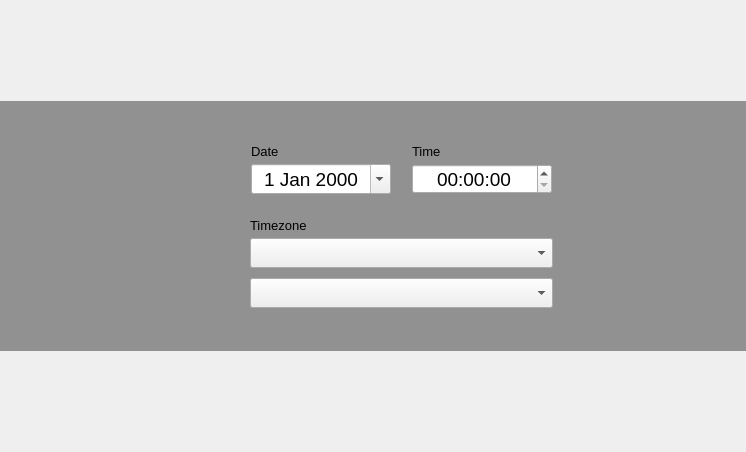
<?xml version="1.0" encoding="UTF-8"?>
<ui version="4.0">
 <class>DateTimeWidget</class>
 <widget class="QWidget" name="DateTimeWidget">
  <property name="geometry">
   <rect>
    <x>0</x>
    <y>0</y>
    <width>746</width>
    <height>452</height>
   </rect>
  </property>
  <property name="sizePolicy">
   <sizepolicy hsizetype="Preferred" vsizetype="Fixed">
    <horstretch>0</horstretch>
    <verstretch>0</verstretch>
   </sizepolicy>
  </property>
  <property name="minimumSize">
   <size>
    <width>596</width>
    <height>0</height>
   </size>
  </property>
  <property name="windowTitle">
   <string/>
  </property>
  <property name="styleSheet">
   <string notr="true"/>
  </property>
  <layout class="QGridLayout" name="gridLayout">
   <property name="margin">
    <number>0</number>
   </property>
   <item row="0" column="0">
    <widget class="QFrame" name="frame">
     <property name="sizePolicy">
      <sizepolicy hsizetype="Expanding" vsizetype="Preferred">
       <horstretch>0</horstretch>
       <verstretch>0</verstretch>
      </sizepolicy>
     </property>
     <property name="minimumSize">
      <size>
       <width>600</width>
       <height>250</height>
      </size>
     </property>
     <property name="maximumSize">
      <size>
       <width>16777215</width>
       <height>250</height>
      </size>
     </property>
     <property name="styleSheet">
      <string notr="true">#frame{background-color: rgba(0,0,0,100)}</string>
     </property>
     <property name="frameShape">
      <enum>QFrame::NoFrame</enum>
     </property>
     <property name="frameShadow">
      <enum>QFrame::Raised</enum>
     </property>
     <layout class="QHBoxLayout" name="horizontalLayout_2">
      <property name="spacing">
       <number>50</number>
      </property>
      <property name="leftMargin">
       <number>0</number>
      </property>
      <property name="topMargin">
       <number>20</number>
      </property>
      <property name="rightMargin">
       <number>0</number>
      </property>
      <property name="bottomMargin">
       <number>20</number>
      </property>
      <item>
       <spacer name="horizontalSpacer">
        <property name="orientation">
         <enum>Qt::Horizontal</enum>
        </property>
        <property name="sizeHint" stdset="0">
         <size>
          <width>40</width>
          <height>20</height>
         </size>
        </property>
       </spacer>
      </item>
      <item>
       <widget class="QLabel" name="label">
        <property name="text">
         <string/>
        </property>
        <property name="pixmap">
         <pixmap>:/gui/pics/preferences-system-time-big.png</pixmap>
        </property>
       </widget>
      </item>
      <item>
       <layout class="QVBoxLayout" name="verticalLayout">
        <property name="spacing">
         <number>0</number>
        </property>
        <property name="topMargin">
         <number>0</number>
        </property>
        <property name="rightMargin">
         <number>0</number>
        </property>
        <item>
         <spacer name="verticalSpacer">
          <property name="orientation">
           <enum>Qt::Vertical</enum>
          </property>
          <property name="sizeHint" stdset="0">
           <size>
            <width>303</width>
            <height>13</height>
           </size>
          </property>
         </spacer>
        </item>
        <item>
         <layout class="QHBoxLayout" name="horizontalLayout_3">
          <property name="spacing">
           <number>20</number>
          </property>
          <property name="bottomMargin">
           <number>0</number>
          </property>
          <item>
           <layout class="QVBoxLayout" name="verticalLayout_3">
            <property name="spacing">
             <number>5</number>
            </property>
            <property name="bottomMargin">
             <number>0</number>
            </property>
            <item>
             <widget class="QLabel" name="label_2">
              <property name="font">
               <font>
                <pointsize>10</pointsize>
               </font>
              </property>
              <property name="text">
               <string>Date</string>
              </property>
             </widget>
            </item>
            <item>
             <widget class="QDateEdit" name="calendarWidget">
              <property name="sizePolicy">
               <sizepolicy hsizetype="Preferred" vsizetype="Preferred">
                <horstretch>0</horstretch>
                <verstretch>0</verstretch>
               </sizepolicy>
              </property>
              <property name="minimumSize">
               <size>
                <width>140</width>
                <height>30</height>
               </size>
              </property>
              <property name="maximumSize">
               <size>
                <width>140</width>
                <height>30</height>
               </size>
              </property>
              <property name="font">
               <font>
                <pointsize>14</pointsize>
                <weight>50</weight>
                <bold>false</bold>
               </font>
              </property>
              <property name="wrapping">
               <bool>false</bool>
              </property>
              <property name="frame">
               <bool>true</bool>
              </property>
              <property name="alignment">
               <set>Qt::AlignCenter</set>
              </property>
              <property name="readOnly">
               <bool>false</bool>
              </property>
              <property name="buttonSymbols">
               <enum>QAbstractSpinBox::NoButtons</enum>
              </property>
              <property name="accelerated">
               <bool>false</bool>
              </property>
              <property name="keyboardTracking">
               <bool>true</bool>
              </property>
              <property name="date">
               <date>
                <year>2000</year>
                <month>1</month>
                <day>1</day>
               </date>
              </property>
              <property name="calendarPopup">
               <bool>true</bool>
              </property>
             </widget>
            </item>
           </layout>
          </item>
          <item>
           <layout class="QVBoxLayout" name="verticalLayout_2">
            <property name="spacing">
             <number>5</number>
            </property>
            <property name="topMargin">
             <number>0</number>
            </property>
            <item>
             <widget class="QLabel" name="label_3">
              <property name="font">
               <font>
                <pointsize>10</pointsize>
               </font>
              </property>
              <property name="text">
               <string>Time</string>
              </property>
             </widget>
            </item>
            <item>
             <widget class="QTimeEdit" name="timeEdit">
              <property name="sizePolicy">
               <sizepolicy hsizetype="Preferred" vsizetype="Preferred">
                <horstretch>0</horstretch>
                <verstretch>0</verstretch>
               </sizepolicy>
              </property>
              <property name="minimumSize">
               <size>
                <width>140</width>
                <height>30</height>
               </size>
              </property>
              <property name="maximumSize">
               <size>
                <width>140</width>
                <height>30</height>
               </size>
              </property>
              <property name="font">
               <font>
                <pointsize>14</pointsize>
                <weight>50</weight>
                <bold>false</bold>
               </font>
              </property>
              <property name="styleSheet">
               <string notr="true"/>
              </property>
              <property name="alignment">
               <set>Qt::AlignCenter</set>
              </property>
              <property name="displayFormat">
               <string notr="true">HH:mm:ss</string>
              </property>
              <property name="calendarPopup">
               <bool>true</bool>
              </property>
             </widget>
            </item>
           </layout>
          </item>
         </layout>
        </item>
        <item>
         <spacer name="verticalSpacer_3">
          <property name="orientation">
           <enum>Qt::Vertical</enum>
          </property>
          <property name="sizeHint" stdset="0">
           <size>
            <width>303</width>
            <height>13</height>
           </size>
          </property>
         </spacer>
        </item>
        <item>
         <layout class="QVBoxLayout" name="verticalLayout_4">
          <property name="spacing">
           <number>5</number>
          </property>
          <property name="bottomMargin">
           <number>0</number>
          </property>
          <item>
           <widget class="QLabel" name="label_4">
            <property name="font">
             <font>
              <pointsize>10</pointsize>
             </font>
            </property>
            <property name="text">
             <string>Timezone</string>
            </property>
           </widget>
          </item>
          <item>
           <widget class="QComboBox" name="continentList">
            <property name="minimumSize">
             <size>
              <width>0</width>
              <height>30</height>
             </size>
            </property>
           </widget>
          </item>
          <item>
           <spacer name="verticalSpacer_4">
            <property name="orientation">
             <enum>Qt::Vertical</enum>
            </property>
            <property name="sizeType">
             <enum>QSizePolicy::Fixed</enum>
            </property>
            <property name="sizeHint" stdset="0">
             <size>
              <width>20</width>
              <height>5</height>
             </size>
            </property>
           </spacer>
          </item>
          <item>
           <widget class="QComboBox" name="countryList">
            <property name="minimumSize">
             <size>
              <width>0</width>
              <height>30</height>
             </size>
            </property>
           </widget>
          </item>
         </layout>
        </item>
        <item>
         <spacer name="verticalSpacer_2">
          <property name="orientation">
           <enum>Qt::Vertical</enum>
          </property>
          <property name="sizeHint" stdset="0">
           <size>
            <width>303</width>
            <height>13</height>
           </size>
          </property>
         </spacer>
        </item>
       </layout>
      </item>
      <item>
       <spacer name="horizontalSpacer_2">
        <property name="orientation">
         <enum>Qt::Horizontal</enum>
        </property>
        <property name="sizeHint" stdset="0">
         <size>
          <width>40</width>
          <height>20</height>
         </size>
        </property>
       </spacer>
      </item>
     </layout>
    </widget>
   </item>
  </layout>
 </widget>
 <resources>
  <include location="../../data.qrc"/>
 </resources>
 <connections/>
</ui>
